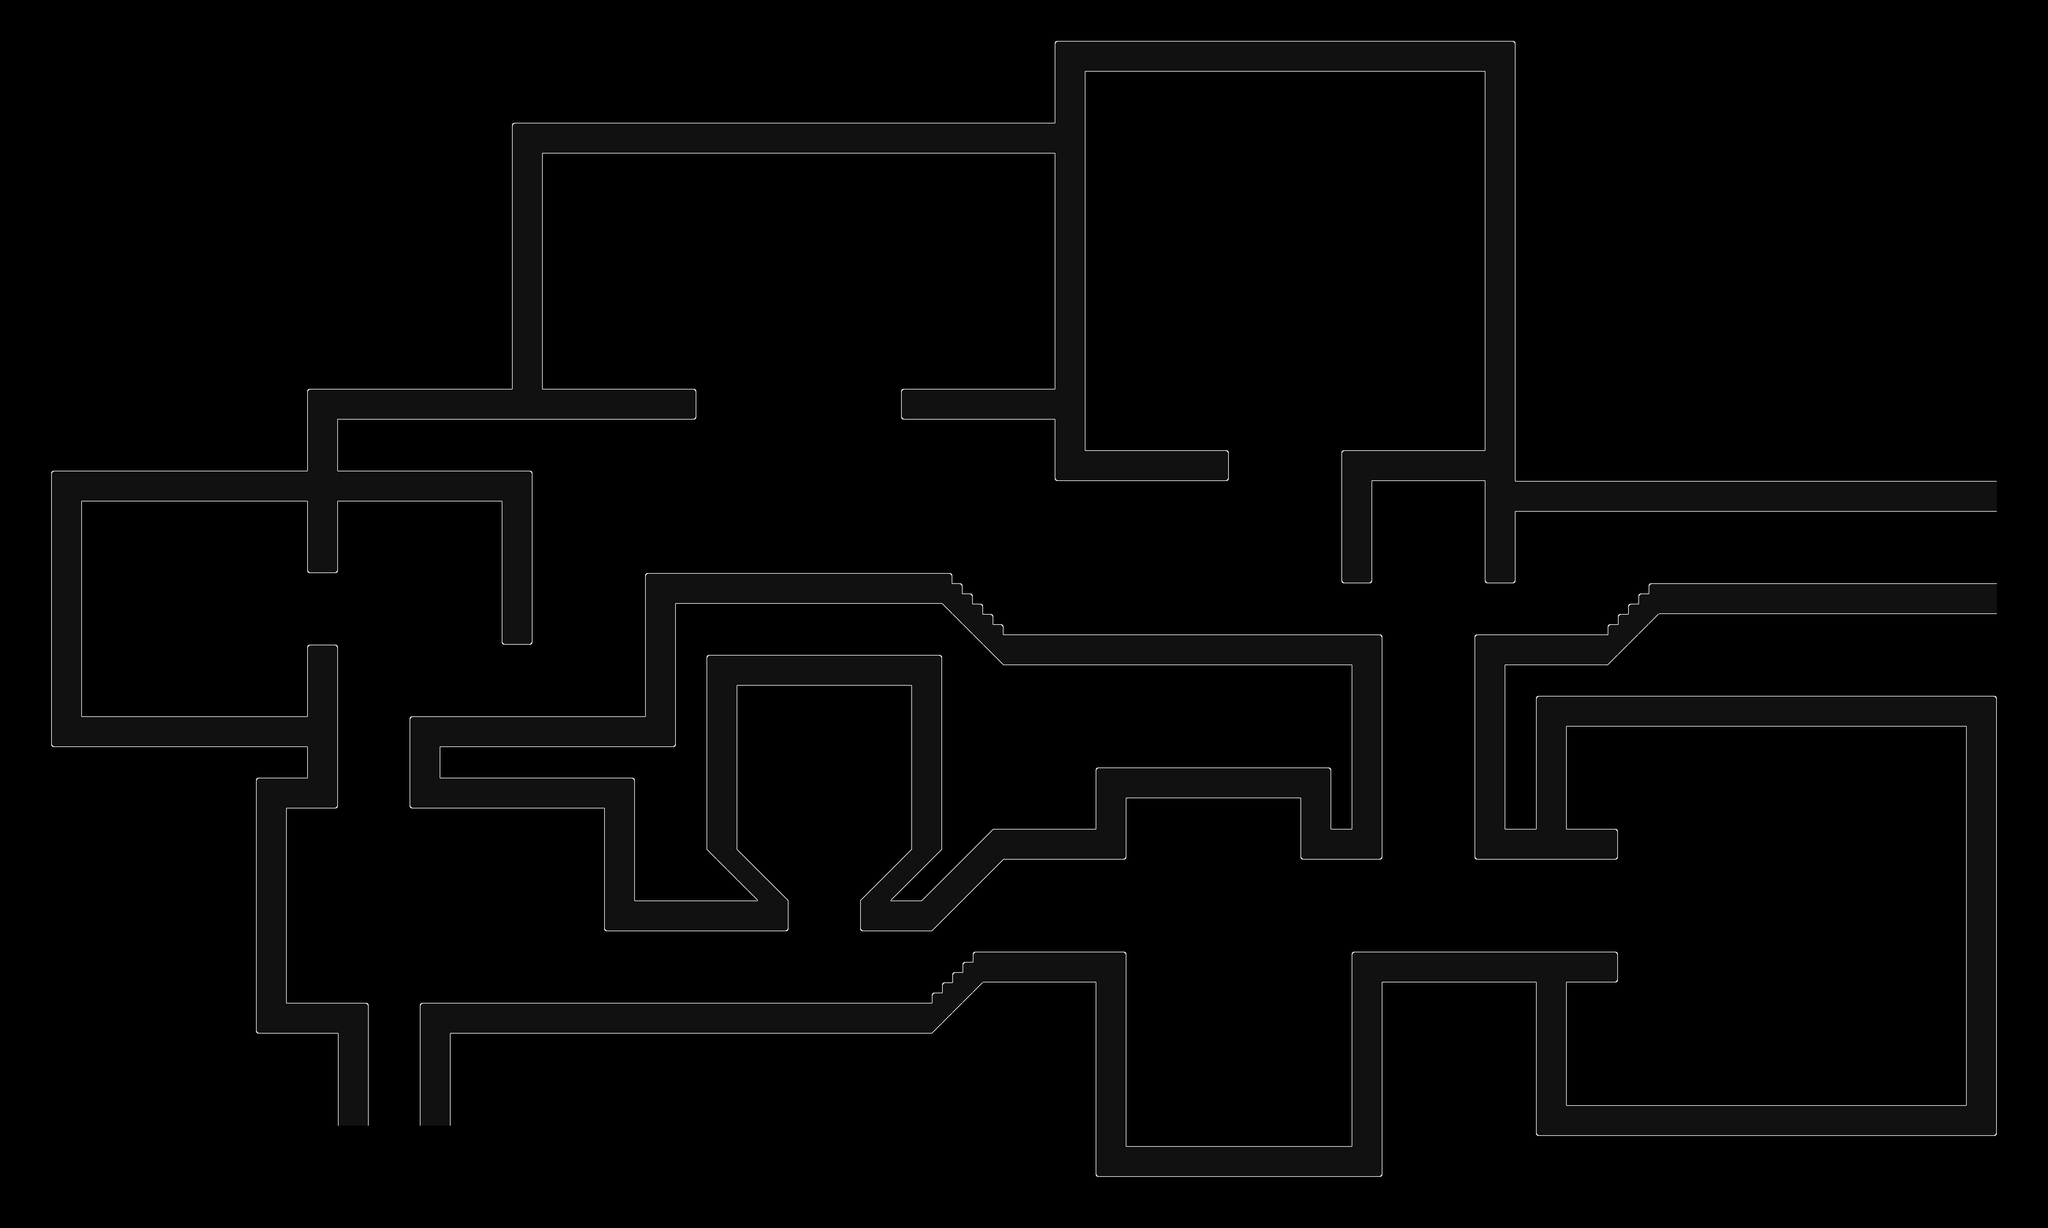

This is a level from a 2D game, rendered from its Tiled map with the project's own tilesets. A one-line summary and the map file follow, with tile-layer data summarised:
An orthogonal 200x120 tile map with 32x32 px tiles, 1 tile layer (Tile Layer 1) and 164 objects (23x Multitrigger, 16x Dummy, 14x Sensor, 13x Platform, 12x Dropthrough, ...).

<map version="1.8" tiledversion="1.8.4" orientation="orthogonal" renderorder="right-down" compressionlevel="0" width="200" height="120" tilewidth="32" tileheight="32" infinite="0" nextlayerid="4" nextobjectid="179">
 <properties>
  <property name="music" value="LEVEL_DERELICT" />
 </properties>
 <tileset firstgid="1" source="main_0.tsx" />
 <layer id="1" name="Tile Layer 1" width="200" height="120">
  <data>[24000 cells, 3721 non-empty, 17 distinct tile ids]</data>
 </layer>
 <objectgroup id="2" name="collision-layer">
  <object id="1" x="1152" y="3520">
   <polyline points="0,0 0,-384 -256,-384 -256,-992 -96,-992 -96,-1504 -192,-1504 -192,-1280 -896,-1280 -896,-1952 -192,-1952 -192,-1728 -96,-1728 -96,-1952 416,-1952 416,-1504 512,-1504 512,-2048 -96,-2048 -96,-2208 1024,-2208 1024,-2304 544,-2304 544,-3040 2144,-3040 2144,-2304 1664,-2304 1664,-2208 2144,-2208 2144,-2016 2688,-2016 2688,-2112 2240,-2112 2240,-3296 3488,-3296 3488,-2112 3040,-2112 3040,-1696 3136,-1696 3136,-2016 3488,-2016 3488,-1696 3584,-1696 3584,-1920 5088,-1920 5088,-1696 4000,-1696 4000,-1664 3968,-1664 3968,-1632 3936,-1632 3936,-1600 3904,-1600 3904,-1568 3872,-1568 3872,-1536 3456,-1536 3456,-832 3904,-832 3904,-928 3744,-928 3744,-1248 4992,-1248 4992,-64 3744,-64 3744,-448 3904,-448 3904,-544 3072,-544 3072,64 2368,64 2368,-544 1888,-544 1888,-512 1856,-512 1856,-480 1824,-480 1824,-448 1792,-448 1792,-416 1760,-416 1760,-384 160,-384 160,0 0,0" />
  </object>
  <object id="2" x="1280" y="2528">
   <polyline points="0,0 0,-288 736,-288 736,-736 1696,-736 1696,-704 1728,-704 1728,-672 1760,-672 1760,-640 1792,-640 1792,-608 1824,-608 1824,-576 1856,-576 1856,-544 3040,-544 3040,160 2784,160 2784,-32 2240,-32 2240,160 1856,160 1632,384 1408,384 1408,288 1568,128 1568,-384 1024,-384 1024,128 1184,288 1184,384 608,384 608,0 0,0" />
  </object>
 </objectgroup>
 <objectgroup id="3" name="event-layer">
  <!-- 162 objects omitted --></objectgroup>
</map>
<!-- 162 of 164 objects omitted -->
